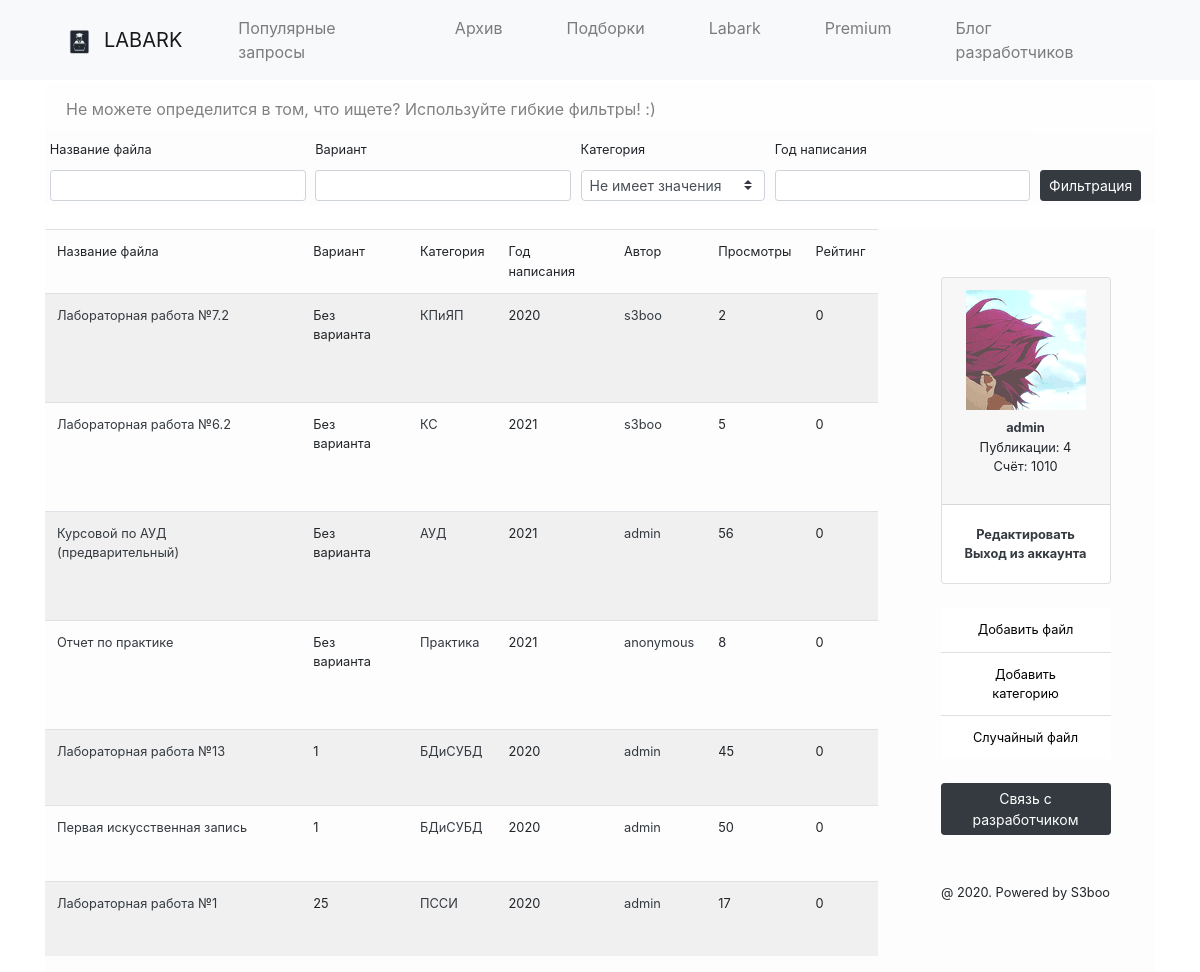
Page /archive (signed in) on the earlier database version.
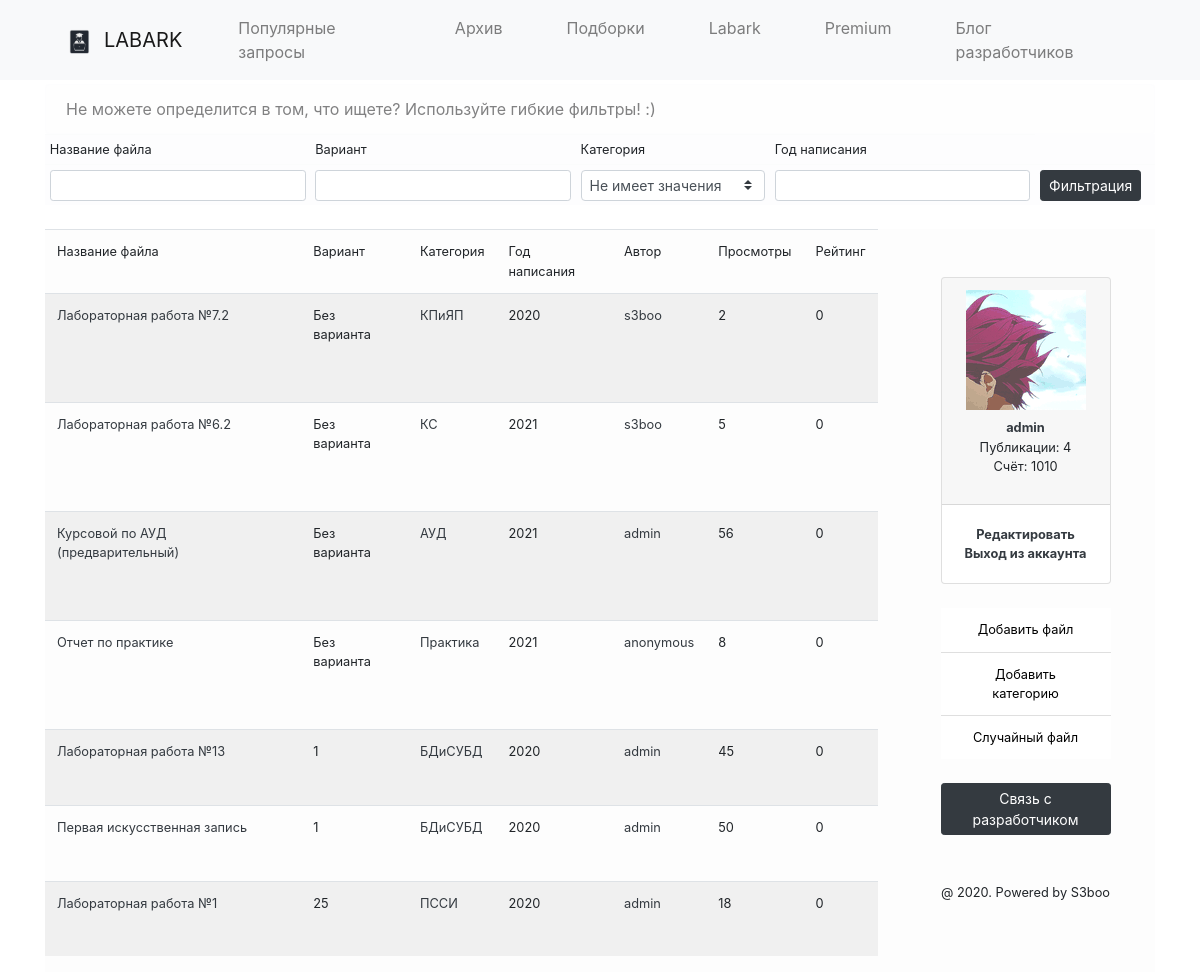
Same page on the later database version.
### LabArkApp/models.py (models this page shows, shortened)
class Lab(models.Model):
    name = models.CharField(max_length=50, blank=False)
    course = models.IntegerField()
    variant = models.CharField(default="Без варианта", max_length=20)
    year = models.IntegerField(default=datetime.now().year)
    category = models.ForeignKey(Category, on_delete=models.CASCADE)
    author = models.ForeignKey(User, on_delete=models.CASCADE)
    views = models.IntegerField(default=0)
    upload_time = models.DateTimeField(auto_now_add=True)
    file = models.FileField(upload_to="files")
    rating = models.IntegerField(default=0)
    downloads = models.IntegerField(default=0)
    class Meta:
        ordering = ["-id"]

class Category(models.Model):
    name = models.CharField(max_length=50, blank=False, unique=True)
    downloads = models.IntegerField(default=0)
    def __str__(self):
        return f"{self.name}"

### LabArkApp/views.py (the view)
# urls.py: re_path(r'^archive', LA.archive, name="archive"),
def archive(request):
    if request.method == "GET":
        name = request.GET.get('name', "")
        variant = request.GET.get('variant', "")
        year = request.GET.get('year', '')
        category = request.GET.get('category', '0')
        last_data = {'name': name,
        'variant': variant,
        'year':year,
        'category':category
        }
        print(last_data)
        return render(request, 'archive.html', context={
            'last_labs': Lab.objects.filter(name__icontains=name, variant__icontains=variant, year__icontains=year, category__pk=category) if int(category) > 0
            else Lab.objects.filter(name__icontains=name, variant__icontains=variant, year__icontains=year),
            'form': forms.AddCategoryForm(),
            'message': "Не можете определится в том, что ищете? Используйте гибкие фильтры! :)",
            'category': Category.objects.all(),
            'last_data': last_data
        })

### LabArkApp/forms.py
class AddCategoryForm(forms.ModelForm):
    class Meta:
        model = models.Category
        fields = ('name', )

### templates/archive.html (shortened to what this page needs)
{% extends 'base.html' %}
{% block content %}
{% include "message.html" %}
{% include "filter.html" %}
<div class="row m-0 p-0 content">
  <table class="table table-responsive-lg table-hover table-striped ml-0 mr-5 col-12 col-lg-9 w-100">
      <thead class="thead-dark">
      <tr>
          <td class="small">Название файла</td>
          <td class="small">Вариант</td>
          <td class="small">Категория</td>
          <td class="small">Год написания</td>
          <td class="small">Автор</td>
          <td class="small">Просмотры</td>
          <td class="small">Рейтинг</td>
      </tr>
      </thead>
      <tbody>
      {% for x in last_labs %}
          <tr>
              <td class="small"><a href="{% url "details" x.id %}" class="text-dark">{{ x.name }}</a></td>
              <td class="small">{% if x.variant == '0' %} Без варианта {% else %} {{ x.variant }} {% endif %}</td>
              <td class="small"><a href="{% url "category_labs" x.category.id %}" class="text-dark">{{ x.category }}</a></td>
              <td class="small">{{ x.year }}</td>
              <td class="small"><a href="{% url "profile_view" x.author.id %}" class="text-dark">{{ x.author }}</a></td>
              <td class="small">{{ x.views }}</td>
              <td class="small">{{ x.rating }}</td>
          </tr>
      {% endfor %}
      </tbody>
  </table>
  {% include "aside_nav.html" %}
</div>
{% endblock %}

Differences in the rows shown:
changed Lab "Лабораторная работа №1": views "17" → "18"
